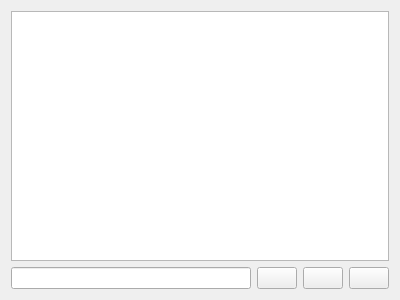
<?xml version="1.0" encoding="UTF-8"?>
<ui version="4.0">
 <class>WdgCompositionDocker</class>
 <widget class="QWidget" name="WdgCompositionDocker">
  <property name="geometry">
   <rect>
    <x>0</x>
    <y>0</y>
    <width>400</width>
    <height>300</height>
   </rect>
  </property>
  <layout class="QGridLayout" name="gridLayout">
   <item row="1" column="2">
    <widget class="QPushButton" name="deleteButton">
     <property name="text">
      <string/>
     </property>
    </widget>
   </item>
   <item row="1" column="1">
    <widget class="QPushButton" name="saveButton">
     <property name="text">
      <string/>
     </property>
    </widget>
   </item>
   <item row="1" column="0">
    <widget class="QLineEdit" name="saveNameEdit"/>
   </item>
   <item row="1" column="3">
    <widget class="QPushButton" name="exportButton">
     <property name="text">
      <string/>
     </property>
    </widget>
   </item>
   <item row="0" column="0" colspan="4">
    <widget class="QListView" name="compositionView"/>
   </item>
  </layout>
 </widget>
 <customwidgets>
  <customwidget>
   <class>QLineEdit</class>
   <extends>QLineEdit</extends>
   <header>klineedit.h</header>
  </customwidget>
 </customwidgets>
 <resources/>
 <connections/>
</ui>
